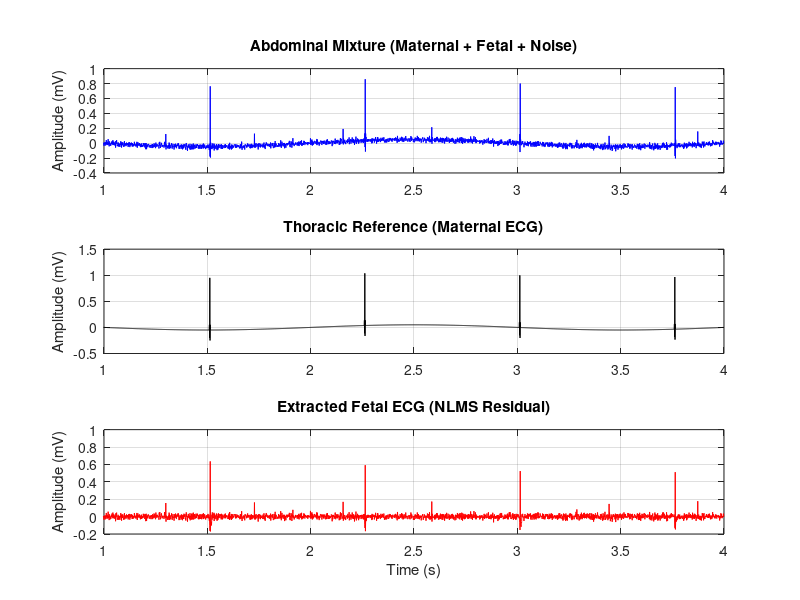

This figure's MATLAB source:
% nlms_fecg_extraction.m
% AURA-MOM PRO
% Fetal ECG Extraction using Normalized Least Mean Squares (NLMS)
% This script demonstrates the adaptive filtering cancellation of the maternal ECG
% from an abdominal recording to reveal the fetal ECG.

function nlms_fecg_extraction()
    % Parameters
    fs = 1000; % Sample rate (Hz)
    L = 10; % Filter length (number of taps)
    mu = 0.05; % Step size
    epsilon = 1e-4; % Regularization constant

    % Generate simulated test data (since ADFECGDB requires physionet download)
    % For demonstration, we construct a synthetic maternal and fetal mixture
    t = (0:4000-1)' / fs;
    
    % Synthetic Maternal ECG (reference) - simplified
    maternal_rate = 80 / 60; % 80 BPM
    m_ecg = generate_ecg_train(t, maternal_rate, fs);
    
    % Synthetic Fetal ECG - faster rate, lower amplitude
    fetal_rate = 140 / 60; % 140 BPM
    f_ecg = generate_ecg_train(t, fetal_rate, fs) * 0.15;
    
    % Additive noise
    noise = 0.02 * randn(size(t));
    
    % Abdominal Mixture
    % Assume maternal transfer function is a simple delay/scale for simulation
    m_abd = circshift(m_ecg, 2) * 0.8; 
    abd_sig = m_abd + f_ecg + noise;
    ref_sig = m_ecg; % Chest lead
    
    % NLMS Initialization
    N = length(abd_sig);
    w = zeros(L, 1);
    e = zeros(N, 1);
    
    % NLMS Adaptive Filtering Loop
    for n = L:N
        % Input vector from reference
        x_n = ref_sig(n:-1:n-L+1);
        
        % Filter output (maternal estimate)
        y_n = w' * x_n;
        
        % Error signal (fetal estimate + noise)
        e(n) = abd_sig(n) - y_n;
        
        % Weight update
        norm_x = x_n' * x_n;
        w = w + (mu * e(n) * x_n) / (epsilon + norm_x);
    end
    
    % Plotting results
    figure('Name', 'AURA-MOM PRO: NLMS Fetal ECG Extraction', 'Position', [100, 100, 1000, 800]);
    
    subplot(3,1,1);
    plot(t, abd_sig, 'b');
    title('Abdominal Mixture (Maternal + Fetal + Noise)');
    ylabel('Amplitude (mV)');
    xlim([1, 4]);
    grid on;
    
    subplot(3,1,2);
    plot(t, ref_sig, 'k');
    title('Thoracic Reference (Maternal ECG)');
    ylabel('Amplitude (mV)');
    xlim([1, 4]);
    grid on;
    
    subplot(3,1,3);
    plot(t, e, 'r');
    title('Extracted Fetal ECG (NLMS Residual)');
    xlabel('Time (s)');
    ylabel('Amplitude (mV)');
    xlim([1, 4]);
    grid on;
    
    % Save figure
    % saveas(gcf, '../results/nlms_convergence_results.png');
end

% Helper function to generate synthetic ECG pulses
function ecg = generate_ecg_train(t, rate_hz, fs)
    ecg = zeros(size(t));
    period_samples = round(fs / rate_hz);
    pulse = [zeros(1, 10), 0.1, -0.15, 1.0, -0.2, 0.1, zeros(1, 10)]';
    p_len = length(pulse);
    
    idx = 1;
    while idx + p_len < length(ecg)
        ecg(idx:idx+p_len-1) = pulse;
        idx = idx + period_samples;
    end
    
    % Add baseline wander
    ecg = ecg + 0.05 * sin(2*pi*0.5*t);
end
